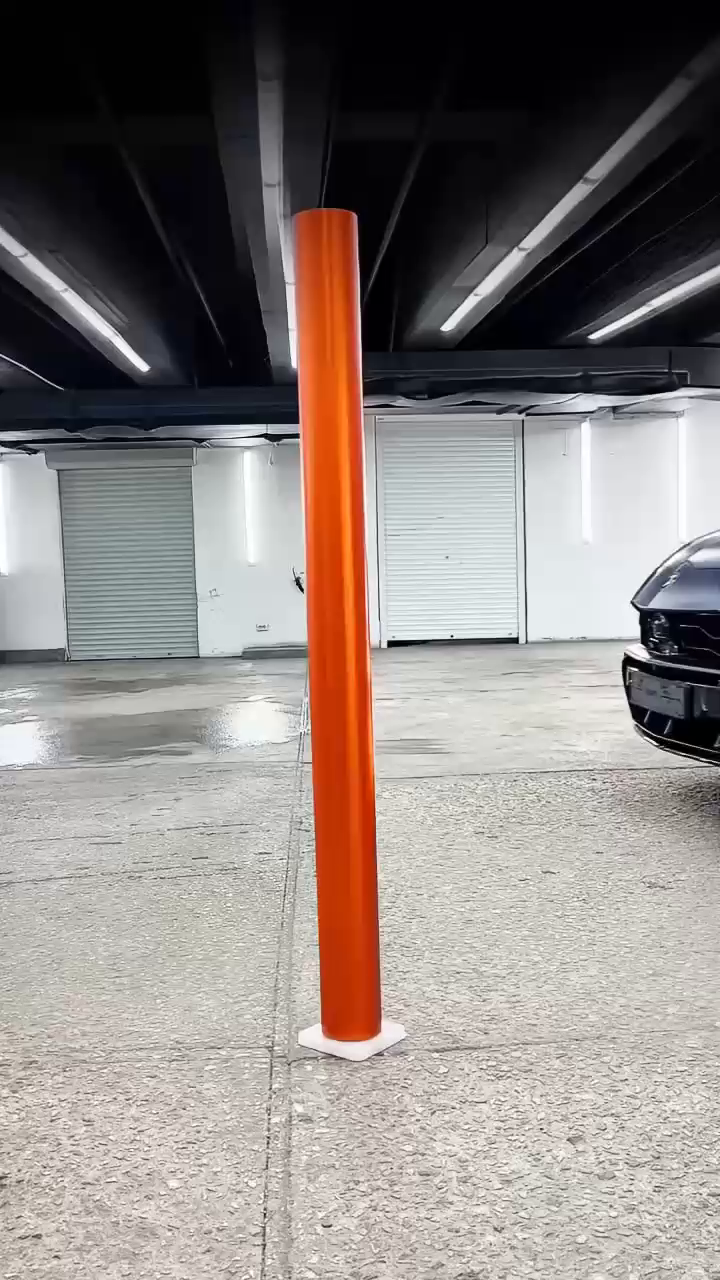
#> input picture outputs/video-wall-edit/source-01.png, 720 x 1280 px
$ python wall_mask.py
#> lines starting #> are read from the running program, lines starting #| are printed output that depends on the picture; after the words box and inside, x2 and y2 are one past the last pixel; in counts of white or black regions, pixels touching at a corner belong together
#> further down, first is the input picture: shape (1280, 720, 3); mean R, G, B 139.3, 131.1, 127.3
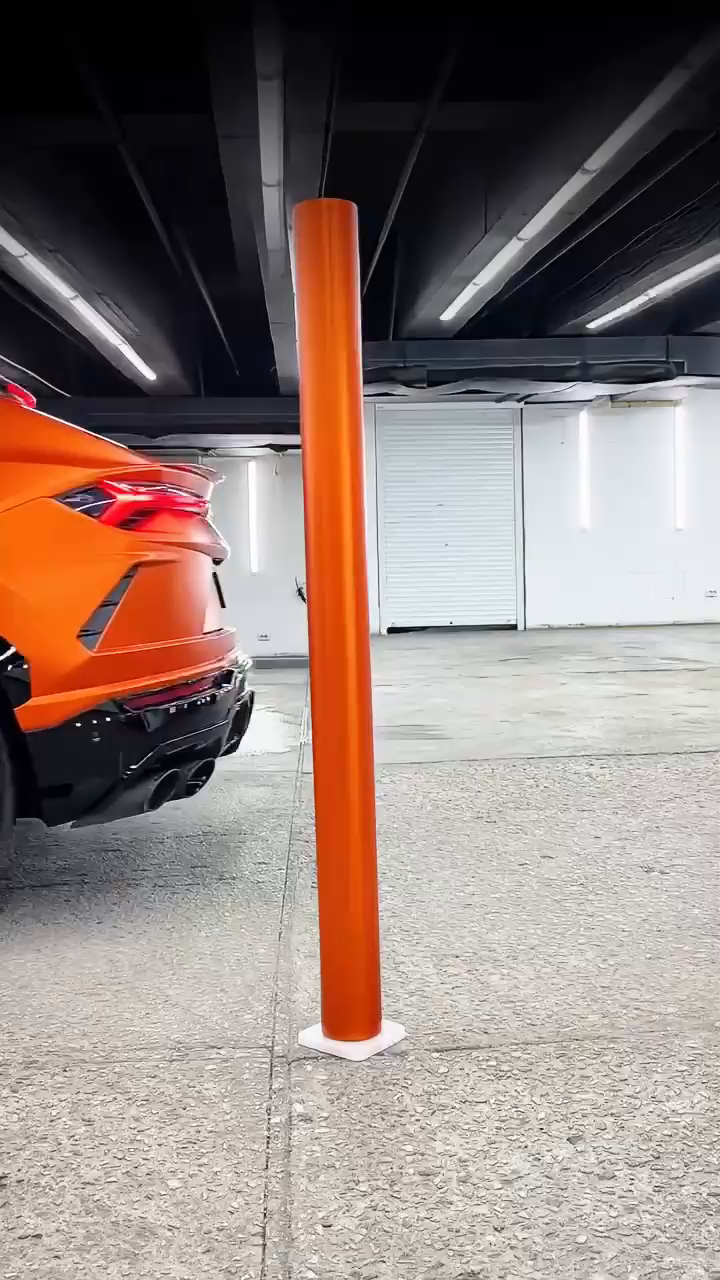
#> input picture outputs/video-wall-edit/source-03.png, 720 x 1280 px
#> further down, late is the input picture: shape (1280, 720, 3); mean R, G, B 144, 127.2, 121.3
"""Conservative wall-only compositing masks for the nearly locked IMG_0774 shot.

Only numpy/Pillow are required. Car reflections remain protected because each
detected upper silhouette is filled downward, rather than masking by color.
Coordinates and all alignment operations use the source's 720x1280 grid.
"""
from pathlib import Path
import numpy as np
from PIL import Image, ImageFilter


def estimate_shift(reference, frame, dx_range=range(-5, 6), dy_range=range(-20, 6)):
    """Return (dx,dy): frame[y+dy,x+dx] aligns to reference[y,x]."""
    # Ceiling edges remain visible throughout the drive-by. Exclude orange pole.
    yy, xx = np.mgrid[60:330:3, 30:690:3]
    keep = (xx < 260) | (xx > 390)
    yy, xx = yy[keep], xx[keep]
    ref = reference[yy, xx].astype(np.float32).mean(axis=1)
#> ref = 15840 values, max 255 at index 15815, min 0 at index 8771, mean 27.73
    best = (np.inf, 0, 0)
    for dy in dy_range:
        for dx in dx_range:
            v = frame[yy+dy, xx+dx].astype(np.float32).mean(axis=1)
            d = v-ref
            # Ignore modest global exposure shifts.
            score = np.mean(np.minimum(np.abs(d-np.median(d)), 50))
            if score < best[0]:
                best = (score, dx, dy)
#> after the loop, best = (6.29, -4, -8)
    return best[1], best[2]


def align_to_reference(frame, shift):
#> called with shift = (-4, -8)
    dx, dy = shift
#> dx = -4; dy = -8
    yy = np.clip(np.arange(frame.shape[0])+dy, 0, frame.shape[0]-1)
#> yy = 1280 values from 0 to 1271
    xx = np.clip(np.arange(frame.shape[1])+dx, 0, frame.shape[1]-1)
#> xx = 720 values from 0 to 715
    return frame[yy[:,None], xx[None,:]]


def make_original_background(first, late):
    """First frame is clear on left; n180 or later is clear on right."""
    late = align_to_reference(late, estimate_shift(first, late))
    bg = first.copy()
    # First frame's ceiling and upper wall are unobstructed even on the right.
    # Only its lower right needs the later unobstructed view.
    bg[520:,360:] = late[520:,360:]
    return bg


class WallMatte:
    def __init__(self, first, late):
        self.reference = first
        self.background = make_original_background(first, late)
        bg_image = Image.fromarray(self.background)
        # ±2 px tolerance avoids mistaking shutter ridges for moving objects.
        self.low = np.asarray(bg_image.filter(ImageFilter.MinFilter(5))).astype(np.int16)
        self.high = np.asarray(bg_image.filter(ImageFilter.MaxFilter(5))).astype(np.int16)
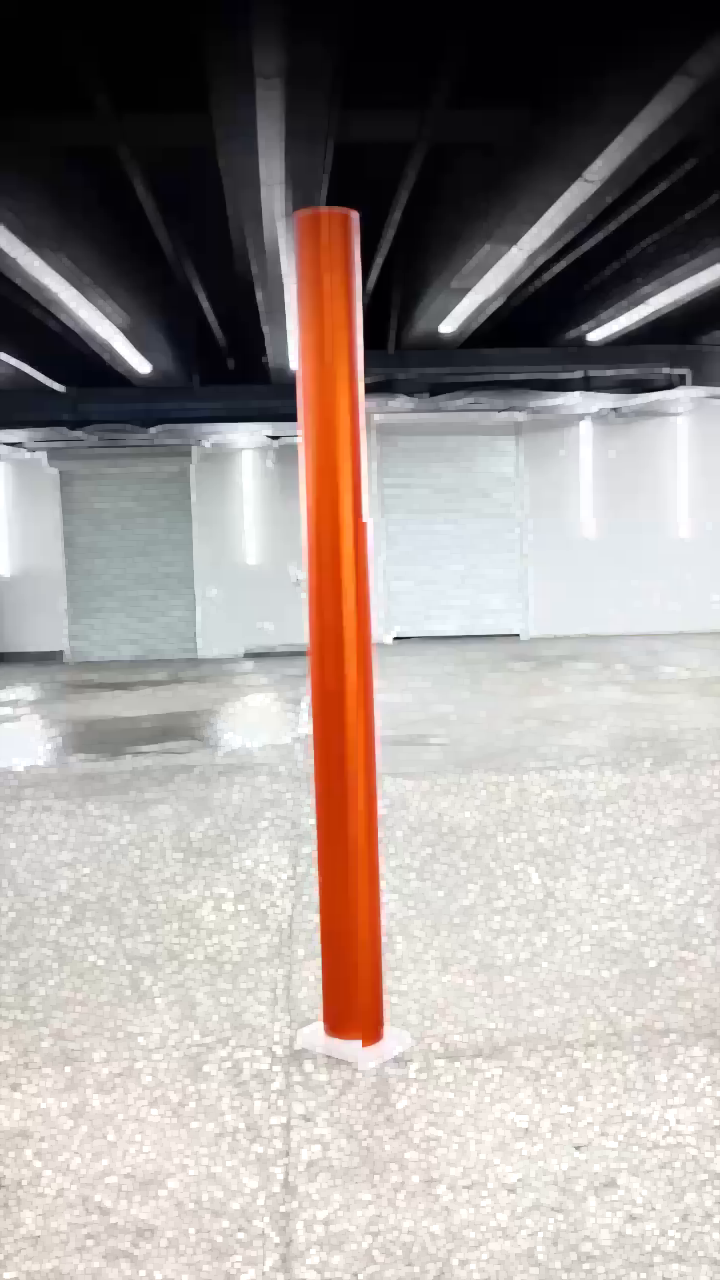
#> self.high: shape (1280, 720, 3) int16; mean R, G, B 160, 151.8, 148.2
        self.height, self.width = first.shape[:2]
#> self.height = 1280; self.width = 720
        xx = np.arange(self.width)
#> xx = 720 values from 0 to 719
        self.top = np.interp(xx, [0,280,390,719], [451,438,416,398])
        self.bottom = np.interp(xx, [0,280,390,719], [660,654,644,635])

    def mask(self, frame, return_details=False):
#> called with return_details = True
        shift = estimate_shift(self.reference, frame)
#> shift = (0, 0)
        aligned = align_to_reference(frame, shift).astype(np.int16)
        difference = np.maximum(self.low-aligned, aligned-self.high).max(axis=2)
        yy = np.arange(self.height)[:,None]
#> yy = 1280 values from 0 to 1279
        # Conservatively detect car within the visible wall strip, then protect
        # all pixels below its upper boundary (including white specular details).
        strip = (yy >= self.top[None,:]) & (yy <= self.bottom[None,:])
        marker = difference > 38
#> marker: shape (1280, 720) bool; 2.9% white; 992 white regions (959 under 20 px), largest, box (x1, y1, x2, y2) and area: (520, 529, 720, 770) 16439, (362, 522, 385, 1048) 2502, (633, 775, 720, 848) 2248
        support = marker & np.roll(marker,1,axis=0) & np.roll(marker,2,axis=0) & strip
#> support: shape (1280, 720) bool; 0.73% white; 21 white regions (13 under 20 px), largest, box (x1, y1, x2, y2) and area: (630, 538, 720, 638) 5646, (364, 524, 372, 647) 507, (376, 524, 381, 638) 194
        # Near the ceiling joint, ignore short runs caused by parallax; an
        # occluding window continues well below this joint into the wall strip.
        below = sum(np.roll(marker,-k,axis=0) for k in range(5,45))
#> below: shape (1280, 720) int64; 41 distinct labels, from 0 to 40
        support &= (yy > self.top[None,:]+23) | (below >= 25)
        # The roof enters the ceiling area before the reflective windows cross
        # the wall. Detect that roof too, then fill below it to protect windows.
        chroma = aligned.max(axis=2)-aligned.min(axis=2)
        upper = (difference > 45) & (chroma > 35)
#> upper: shape (1280, 720) bool; 0.21% white; 7 white regions (4 under 20 px), largest, box (x1, y1, x2, y2) and area: (364, 522, 376, 822) 790, (362, 827, 384, 1042) 685, (704, 570, 720, 606) 471
        upper &= (yy >= 260) & (yy < self.top[None,:]-25)
#> upper: shape (1280, 720) bool; every value is 0
        upper &= np.roll(upper,1,axis=0) & np.roll(upper,2,axis=0)
        # Upper light/beam parallax must not suppress walls after the rear of
        # the car has passed. Require convincing car pixels in the wall band.
        car_below = (difference > 60) & ((aligned.mean(axis=2) < 120) | (chroma > 45)) & strip
#> car_below: shape (1280, 720) bool; 0.45% white; 29 white regions (19 under 20 px), largest, box (x1, y1, x2, y2) and area: (631, 601, 720, 638) 2153, (640, 560, 720, 606) 1342, (364, 527, 367, 609) 113
        upper &= (car_below.sum(axis=0) > 20)[None,:]
        support |= upper
        hit = support.any(axis=0)
        edge = np.where(hit, np.argmax(support,axis=0)-5, self.height).astype(float)
#> edge = 720 values, max 1280 at index 0, min 519 at index 364, mean 1040.5
        # The upper silhouette is spatially continuous. Median rejects static
        # door/pipe spikes and narrow gaps over reflected highlights.
        edge = np.median(np.lib.stride_tricks.sliding_window_view(np.pad(edge,(15,15),mode='edge'),31),axis=1)
#> edge = 720 values, max 1280 at index 0, min 534 at index 709, mean 1055.4
        # Expand protection across 3px horizontally to keep antialiased edges.
        edge = np.minimum.reduce([np.roll(edge,k) for k in range(-3,4)])
#> edge = 720 values, max 1280 at index 3, min 534 at index 0, mean 1043.8
        alpha = np.minimum(np.clip((yy-self.top[None,:])/2,0,1),
                           np.clip((self.bottom[None,:]-yy)/2,0,1))
        alpha *= np.clip((edge[None,:]-yy)/2,0,1)
        # Pole gets a conservative static matte; no background can overwrite it.
        pole_left = np.interp(yy[:,0], [0,430,670,1280], [291,298,306,319])
#> pole_left = 1280 values from 291 to 319
        pole_right = np.interp(yy[:,0], [0,430,670,1280], [360,365,373,390])
#> pole_right = 1280 values from 360 to 390
        xx = np.arange(self.width)[None,:]
        alpha[(xx >= pole_left[:,None]-2) & (xx <= pole_right[:,None]+2)] = 0
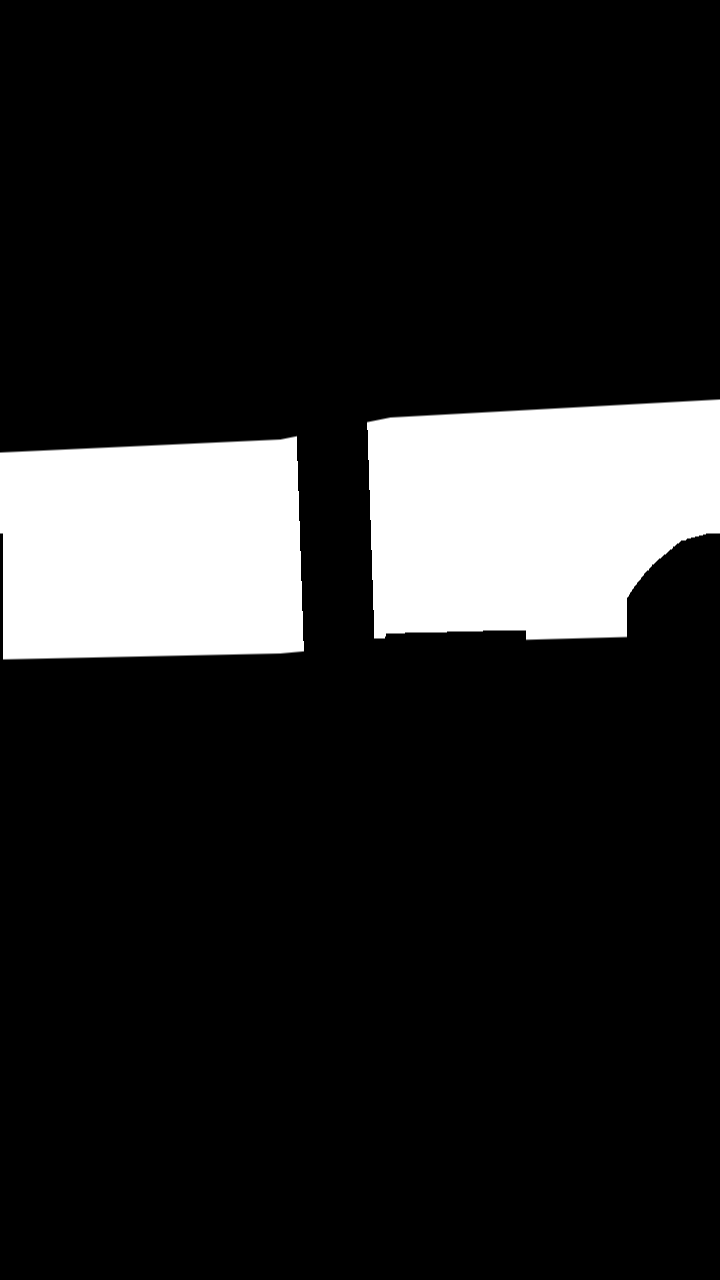
#> alpha: shape (1280, 720) float64; min 0, max 1, mean 0.146
        # Return the matte in this frame's original coordinates.
        dx,dy=shift
#> dx = 0; dy = 0
        sy=np.clip(np.arange(self.height)-dy,0,self.height-1)
#> sy = 1280 values from 0 to 1279
        sx=np.clip(np.arange(self.width)-dx,0,self.width-1)
#> sx = 720 values from 0 to 719
        out=alpha[sy[:,None],sx[None,:]].astype(np.float32)
        if return_details:
            return out, {'shift':shift,'edge':edge,'changed':difference}
        return out


if __name__ == '__main__':
    root=Path(__file__).parent
    first=np.asarray(Image.open(root/'source-01.png').convert('RGB'))
    late=np.asarray(Image.open(root/'source-03.png').convert('RGB'))
    engine=WallMatte(first,late)
    for name in ['source-01','source-02','source-03','source-85']:
        frame=np.asarray(Image.open(root/(name+'.png')).convert('RGB'))
        matte,details=engine.mask(frame,True)
#> details = 3 items
        Image.fromarray((matte*255).astype(np.uint8)).save(root/(name+'-wall-mask.png'))
        # Magenta is a QA visualization of where replacement is permitted.
        tint=frame.astype(np.float32)*(1-matte[...,None]*0.65)+np.array([255,0,255])*matte[...,None]*0.65
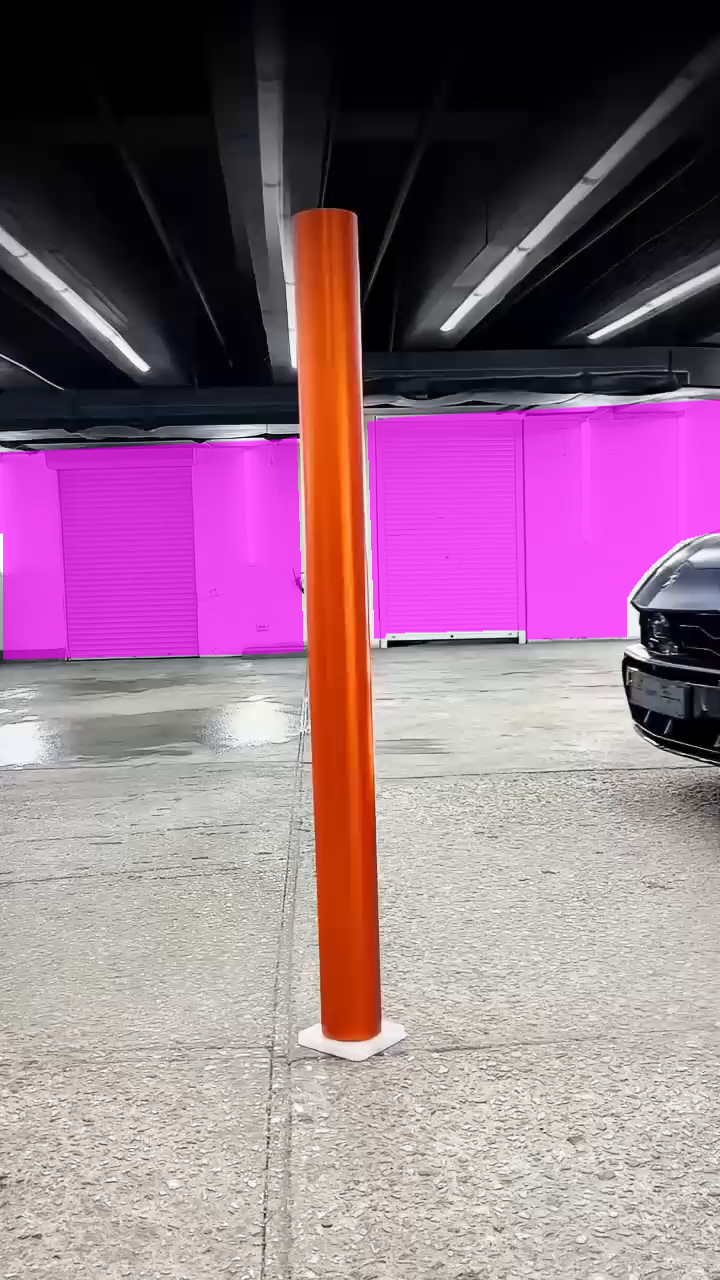
#> tint: shape (1280, 720, 3) float64; mean R, G, B 145.6, 112.7, 132.9; drawn with min black and max white
        Image.fromarray(tint.astype(np.uint8)).save(root/(name+'-wall-mask-qa.png'))
        print(name, 'shift', details['shift'], 'wall area', int((matte>.5).sum()))
#| source-01 shift (0, 0) wall area 134018
#> (the run stopped early here; a loop or call above may not have finished)
